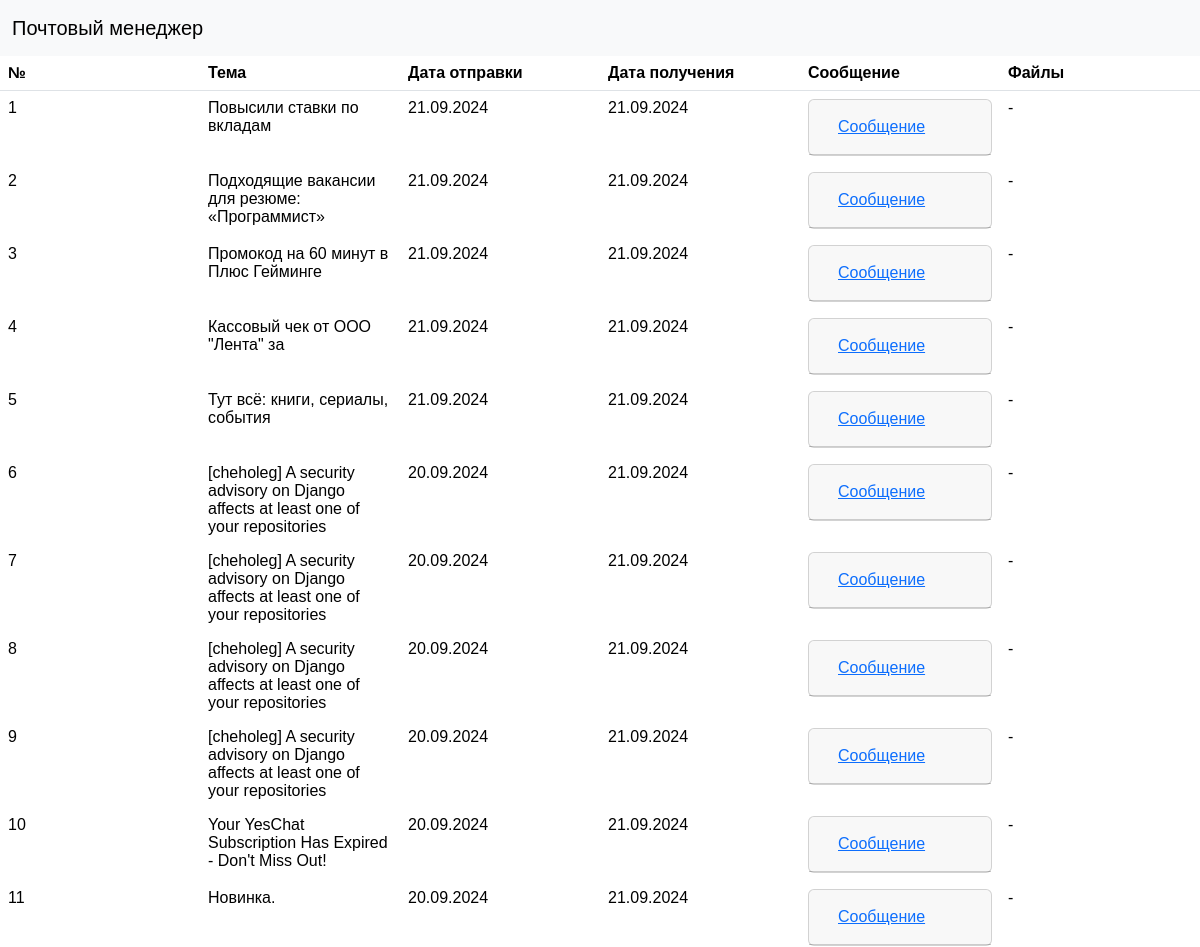
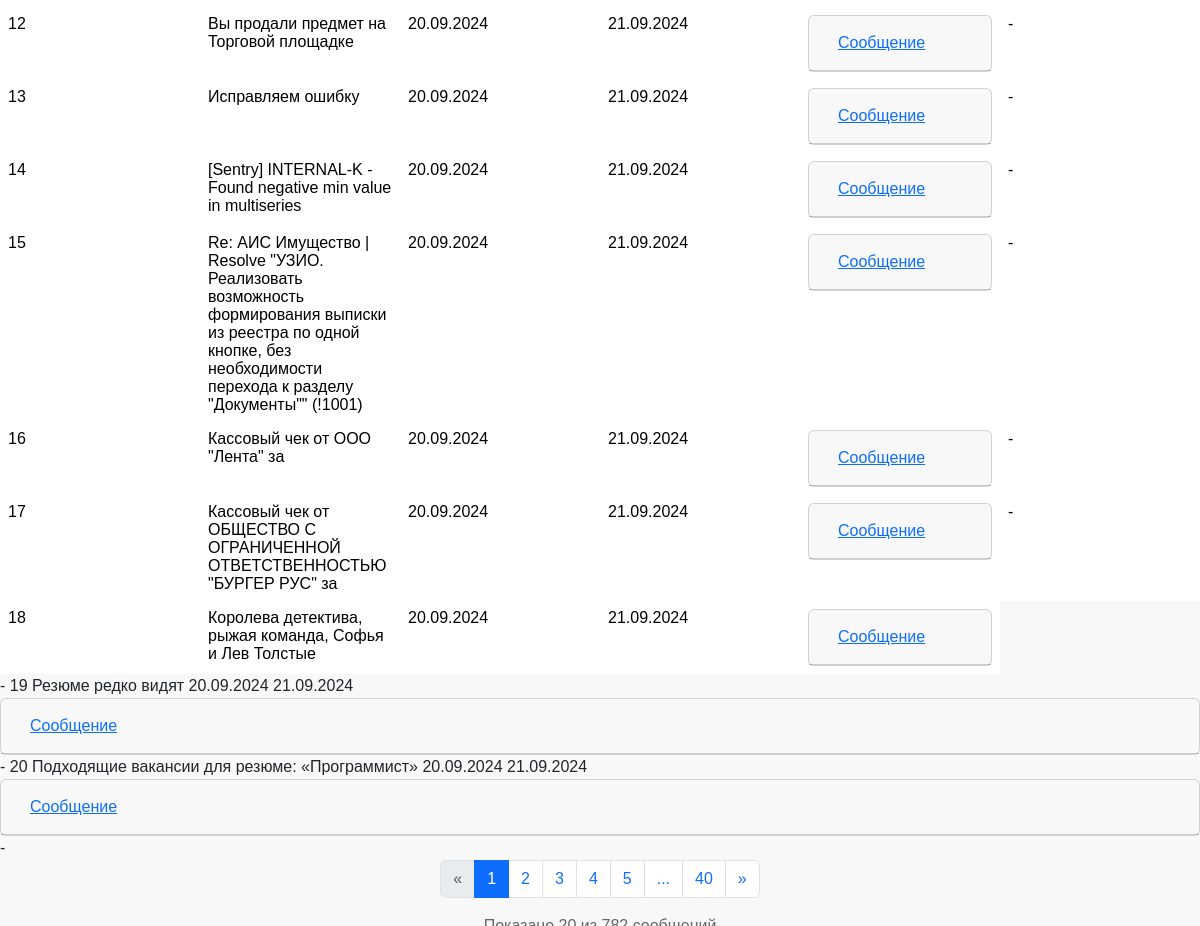
The app's page /messages/?account_id=2 with its own data (2 pictures, top to bottom).
### core/models.py (models this page shows)
class MailMessage(Model):
    __tablename__ = "mail_messages"
    id: Mapped[int] = mapped_column(primary_key=True, index=True)
    message_id: Mapped[str] = mapped_column(String, unique=True, index=True)
    mail_account_id: Mapped[int] = mapped_column(ForeignKey("mail_accounts.id"))
    subject: Mapped[str] = mapped_column(String)
    send_date: Mapped[datetime] = mapped_column(DateTime)
    receive_date: Mapped[datetime] = mapped_column(DateTime)
    text: Mapped[str] = mapped_column(String)
    files: Mapped[str | None] = mapped_column(String, nullable=True)
    mail_account: Mapped["MailAccount"] = relationship(back_populates="messages")

### routers/mail_routes.py (the view)
@router.get("/messages/", response_class=HTMLResponse)
def get_messages(request: Request, mail_request: MailMessageRequest = Depends(), db: Session = Depends(get_db)):
    offset = (mail_request.page - 1) * mail_request.per_page
    messages = db.query(MailMessage).filter(MailMessage.mail_account_id == mail_request.account_id).order_by(
        MailMessage.receive_date.desc()
    ).offset(offset).limit(mail_request.per_page).all()
    total_messages = db.query(func.count(MailMessage.id)).filter(
        MailMessage.mail_account_id == mail_request.account_id
    ).scalar()
    total_pages = (total_messages + mail_request.per_page - 1) // mail_request.per_page
    page_range = get_page_range(mail_request.page, total_pages)
    return templates.TemplateResponse(
        "messages.html",
        {
            "request": request,
            "messages": messages,
            "page": mail_request.page,
            "per_page": mail_request.per_page,
            "total_pages": total_pages,
            "total_messages": total_messages,
            "account_id": mail_request.account_id,
            "page_range": page_range,
            "start_index": offset + 1,
        }
    )

### templates/messages.html (shortened to what this page needs)
{% extends "base.html" %}
{% block content %}
    <table class="table table-hover">
        <thead class="table-secondary-nohover">
        <tr>
            <th scope="col">№</th>
            <th scope="col">Тема</th>
            <th scope="col">Дата отправки</th>
            <th scope="col">Дата получения</th>
            <th scope="col">Сообщение</th>
            <th scope="col">Файлы</th>
        </tr>
        </thead>
        <tbody id="mail_account-list">
        {% for message in messages %}
            <tr>
                <td>{{ start_index + loop.index0 }}</td>
                <td>{{ message.subject }}</td>
                <td>{{ message.send_date|datetimeformat }}</td>
                <td>{{ message.receive_date|datetimeformat }}</td>
                <td>
                    <div class="card">
                        <div class="card-header" id="headingRelated">
                            <h5 class="mb-0">
                                <button class="btn btn-link font-weight-bold collapsed"
                                        data-toggle="collapse"
                                        data-target="#collapseRelated-{{ message.message_id }}"
                                        aria-expanded="false"
                                        aria-controls="collapseRelated">Сообщение</button>
                            </h5>
                        </div>
                                {{ message.text|safe }}
                    </div>
                </td>
                <td>
                    {% if message.files %}
                        {% for file in message.files %}
                            {{ file.filename }}
                        {% endfor %}
                    {% else %}
                        -
                    {% endif %}
                </td>
            </tr>
        {% endfor %}
    <nav aria-label="Page navigation">
        <ul class="pagination justify-content-center">
            <li class="page-item {% if page == 1 %}disabled{% endif %}">
                <a class="page-link" href="{{ url_for('get_messages') }}?account_id={{ account_id }}&page={{ page-1 }}&per_page={{ per_page }}" aria-label="Previous">
                    <span aria-hidden="true">&laquo;</span>
                </a>
            </li>
            {% for p in page_range %}
                {% if p is none %}
                    <li class="page-item">
                        <a class="page-link" href="#" onclick="showPageSelect({{ account_id }}, {{ per_page }}, {{ total_pages }}, event)">...</a>
                    </li>
                {% else %}
                    <li class="page-item {% if p == page %}active{% endif %}">
                        <a class="page-link" href="{{ url_for('get_messages') }}?account_id={{ account_id }}&page={{ p }}&per_page={{ per_page }}">{{ p }}</a>
                    </li>
                {% endif %}
            {% endfor %}
            <li class="page-item {% if page == total_pages %}disabled{% endif %}">
                <a class="page-link" href="{{ url_for('get_messages') }}?account_id={{ account_id }}&page={{ page+1 }}&per_page={{ per_page }}" aria-label="Next">
                    <span aria-hidden="true">&raquo;</span>
                </a>
            </li>
        </ul>
    </nav>
    <p class="text-center">
    </p>
{% endblock content %}

### templates/base.html (shortened to what this page needs)
<html lang="ru">
    <head>
        <link rel="stylesheet" type="text/css" href="{{ url_for('static', path='dist/css/bootstrap.min.css') }}"/>
    </head>
    <body>
    <nav class="navbar navbar-expand-lg navbar-light bg-light">
        <div class="container-fluid">
            <a class="navbar-brand" href="{{ url_for('root') }}">Почтовый менеджер</a>
        </div>
    </nav>
        {% block content %}{% endblock content %}
    </body>
</html>

### records on screen
MailMessage: index0 "1", subject "Повысили ставки по вкладам", send_date "21.09.2024", receive_date "21.09.2024"
MailMessage: start_index+loop.index0 "2", subject "Подходящие вакансии для резюме: «Программист»", send_date "21.09.2024", receive_date "21.09.2024"
MailMessage: index0 "3", subject "Промокод на 60 минут в Плюс Гейминге", send_date "21.09.2024", receive_date "21.09.2024"
MailMessage: index0 "4", subject "Кассовый чек от ООО \"Лента\" за", send_date "21.09.2024", receive_date "21.09.2024"
MailMessage: index0 "5", subject "Тут всё: книги, сериалы, события", send_date "21.09.2024", receive_date "21.09.2024"
MailMessage: index0 "6", subject "[cheholeg] A security advisory on Django affects at least one of your repositories", send_date "20.09.2024", receive_date "21.09.2024"
MailMessage: index0 "7", subject "[cheholeg] A security advisory on Django affects at least one of your repositories", send_date "20.09.2024", receive_date "21.09.2024"
MailMessage: index0 "8", subject "[cheholeg] A security advisory on Django affects at least one of your repositories", send_date "20.09.2024", receive_date "21.09.2024"
MailMessage: index0 "9", subject "[cheholeg] A security advisory on Django affects at least one of your repositories", send_date "20.09.2024", receive_date "21.09.2024"
MailMessage: index0 "10", subject "Your YesChat Subscription Has Expired - Don't Miss Out!", send_date "20.09.2024", receive_date "21.09.2024"
MailMessage: index0 "11", subject "Новинка.", send_date "20.09.2024", receive_date "21.09.2024"
MailMessage: index0 "12", subject "Вы продали предмет на Торговой площадке", send_date "20.09.2024", receive_date "21.09.2024"
MailMessage: index0 "13", subject "Исправляем ошибку", send_date "20.09.2024", receive_date "21.09.2024"
MailMessage: index0 "14", subject "[Sentry] INTERNAL-K - Found negative min value in multiseries", send_date "20.09.2024", receive_date "21.09.2024"
MailMessage: index0 "15", subject "Re: АИС Имущество | Resolve \"УЗИО. Реализовать возможность формирования выписки из реестра по одной кнопке, без необходимости перехода к разделу \"Документы\"\" (!1001)", send_date "20.09.2024", receive_date "21.09.2024"
MailMessage: index0 "16", subject "Кассовый чек от ООО \"Лента\" за", send_date "20.09.2024", receive_date "21.09.2024"
MailMessage: index0 "17", subject "Кассовый чек от ОБЩЕСТВО С ОГРАНИЧЕННОЙ ОТВЕТСТВЕННОСТЬЮ \"БУРГЕР РУС\" за", send_date "20.09.2024", receive_date "21.09.2024"
MailMessage: index0 "18", subject "Королева детектива, рыжая команда, Софья и Лев Толстые", send_date "20.09.2024", receive_date "21.09.2024"
MailMessage: index0 "19", subject "Резюме редко видят", send_date "20.09.2024", receive_date "21.09.2024"
MailMessage: index0 "20", subject "Подходящие вакансии для резюме: «Программист»", send_date "20.09.2024", receive_date "21.09.2024"
